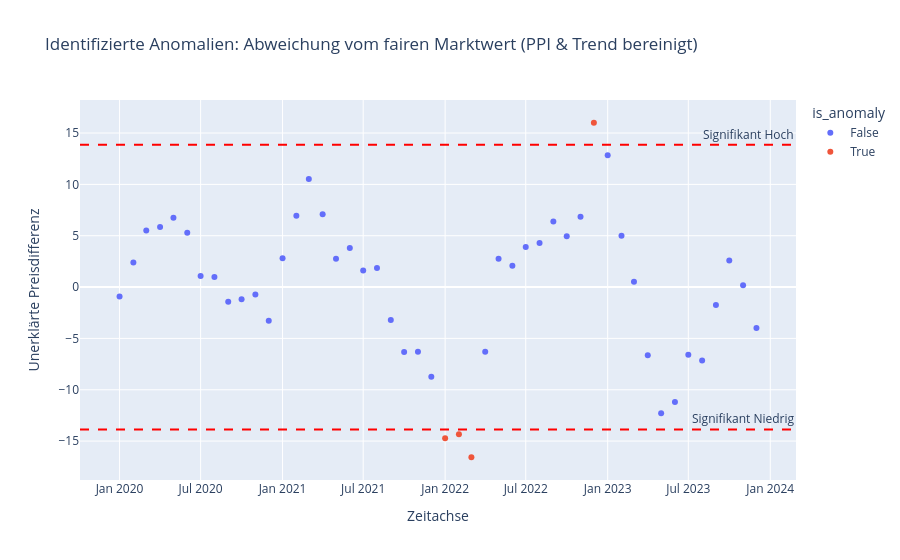

The cell this chart's notebook holds for it:
### Code cell
# INTERAKTIVE VISUALISIERUNG

# Diese Grafik zeigt:
# - Residuen (unerklärte Preisabweichungen)
# - Anomalien werden farblich hervorgehoben

# 6. INTERAKTIVE VISUALISIERUNG (1 von 7 geforderten)

fig = px.scatter(df_master, x='datum', y='residuals', color='is_anomaly',
                 title='Identifizierte Anomalien: Abweichung vom fairen Marktwert (PPI & Trend bereinigt)',
                 labels={'residuals': 'Unerklärte Preisdifferenz', 'datum': 'Zeitachse'},
                 hover_data=['butter_cpi', 'dairy_ppi'])

# Horizontale Linien für Signifikanzgrenzen
fig.add_hline(y=1.96*std_resid, line_dash="dash", line_color="red", annotation_text="Signifikant Hoch")
fig.add_hline(y=-1.96*std_resid, line_dash="dash", line_color="red", annotation_text="Signifikant Niedrig")

# Interaktive Grafik anzeigen
fig.show()

### Figure 1 — Plotly figure (JSON) as saved in the notebook; plotly's stock layout.template omitted (floating-point values rounded to 4 significant figures)
{"data": [{"customdata": [[144.9, 111.4], [143.3, 111.9], [142.7, 111.4], [142.5, 109.6], [142.3, 108.1], [140.3, 108.5], [140.5, 109.5], [141.2, 110.0], [138.2, 110.6], [136.9, 110.7], [139.7, 110.5], [138.6, 110.3], [142.1, 109.7], [139.7, 109.9], [144.1, 111.1], [146.5, 111.8], [147.4, 112.4], [149.0, 113.7], [148.9, 115.0], [149.7, 115.4], [144.4, 116.4], [144.4, 118.5], [156.9, 122.5], [162.1, 124.9], [192.3, 139.6], [210.8, 143.7], [217.5, 148.8], [220.2, 154.0], [223.0, 156.5], [224.7, 158.6], [224.2, 159.8], [223.2, 160.5], [213.0, 154.9], [182.5, 148.9], [169.8, 146.8], [163.7, 145.5], [161.5, 144.5], [160.0, 143.1], [161.9, 141.4], [158.4, 140.3], [159.6, 139.4], [162.4, 139.5], [167.6, 140.9], [167.0, 141.4]], "hovertemplate": "is_anomaly=False<br>Zeitachse=%{x}<br>Unerklärte Preisdifferenz=%{y}<br>butter_cpi=%{customdata[0]}<br>dairy_ppi=%{customdata[1]}<extra></extra>", "legendgroup": "False", "marker": {"color": "#636efa", "symbol": "circle"}, "mode": "markers", "name": "False", "orientation": "v", "showlegend": true, "type": "scatter", "x": ["2020-01-01T00:00:00.000000000", "2020-02-01T00:00:00.000000000", "2020-03-01T00:00:00.000000000", "2020-04-01T00:00:00.000000000", "2020-05-01T00:00:00.000000000", "2020-06-01T00:00:00.000000000", "2020-07-01T00:00:00.000000000", "2020-08-01T00:00:00.000000000", "2020-09-01T00:00:00.000000000", "2020-10-01T00:00:00.000000000", "2020-11-01T00:00:00.000000000", "2020-12-01T00:00:00.000000000", "2021-01-01T00:00:00.000000000", "2021-02-01T00:00:00.000000000", "2021-03-01T00:00:00.000000000", "2021-04-01T00:00:00.000000000", "2021-05-01T00:00:00.000000000", "2021-06-01T00:00:00.000000000", "2021-07-01T00:00:00.000000000", "2021-08-01T00:00:00.000000000", "2021-09-01T00:00:00.000000000", "2021-10-01T00:00:00.000000000", "2021-11-01T00:00:00.000000000", "2021-12-01T00:00:00.000000000", "2022-04-01T00:00:00.000000000", "2022-05-01T00:00:00.000000000", "2022-06-01T00:00:00.000000000", "2022-07-01T00:00:00.000000000", "2022-08-01T00:00:00.000000000", "2022-09-01T00:00:00.000000000", "2022-10-01T00:00:00.000000000", "2022-11-01T00:00:00.000000000", "2023-01-01T00:00:00.000000000", "2023-02-01T00:00:00.000000000", "2023-03-01T00:00:00.000000000", "2023-04-01T00:00:00.000000000", "2023-05-01T00:00:00.000000000", "2023-06-01T00:00:00.000000000", "2023-07-01T00:00:00.000000000", "2023-08-01T00:00:00.000000000", "2023-09-01T00:00:00.000000000", "2023-10-01T00:00:00.000000000", "2023-11-01T00:00:00.000000000", "2023-12-01T00:00:00.000000000"], "xaxis": "x", "y": [-0.9166, 2.393, 5.52, 5.849, 6.754, 5.29, 1.089, 0.9879, -1.418, -1.187, -0.7188, -3.27, 2.796, 6.944, 10.52, 7.09, 2.766, 3.812, 1.607, 1.861, -3.208, -6.331, -6.308, -8.74, -6.296, 2.769, 2.083, 3.896, 4.301, 6.382, 4.941, 6.858, 12.83, 4.992, 0.5288, -6.643, -12.29, -11.18, -6.593, -7.149, -1.756, 2.576, 0.1689, -3.992], "yaxis": "y"}, {"customdata": [[168.8, 129.9], [168.2, 132.5], [169.5, 135.2], [226.3, 158.0]], "hovertemplate": "is_anomaly=True<br>Zeitachse=%{x}<br>Unerklärte Preisdifferenz=%{y}<br>butter_cpi=%{customdata[0]}<br>dairy_ppi=%{customdata[1]}<extra></extra>", "legendgroup": "True", "marker": {"color": "#EF553B", "symbol": "circle"}, "mode": "markers", "name": "True", "orientation": "v", "showlegend": true, "type": "scatter", "x": ["2022-01-01T00:00:00.000000000", "2022-02-01T00:00:00.000000000", "2022-03-01T00:00:00.000000000", "2022-12-01T00:00:00.000000000"], "xaxis": "x", "y": [-14.71, -14.33, -16.57, 16.0], "yaxis": "y"}], "layout": {"annotations": [{"showarrow": false, "text": "Signifikant Hoch", "x": 1, "xanchor": "right", "xref": "x domain", "y": 13.87, "yanchor": "bottom", "yref": "y"}, {"showarrow": false, "text": "Signifikant Niedrig", "x": 1, "xanchor": "right", "xref": "x domain", "y": -13.87, "yanchor": "bottom", "yref": "y"}], "legend": {"title": {"text": "is_anomaly"}, "tracegroupgap": 0}, "shapes": [{"line": {"color": "red", "dash": "dash"}, "type": "line", "x0": 0, "x1": 1, "xref": "x domain", "y0": 13.87, "y1": 13.87, "yref": "y"}, {"line": {"color": "red", "dash": "dash"}, "type": "line", "x0": 0, "x1": 1, "xref": "x domain", "y0": -13.87, "y1": -13.87, "yref": "y"}], "title": {"text": "Identifizierte Anomalien: Abweichung vom fairen Marktwert (PPI & Trend bereinigt)"}, "xaxis": {"anchor": "y", "domain": [0, 1], "title": {"text": "Zeitachse"}}, "yaxis": {"anchor": "x", "domain": [0, 1], "title": {"text": "Unerklärte Preisdifferenz"}}}}
